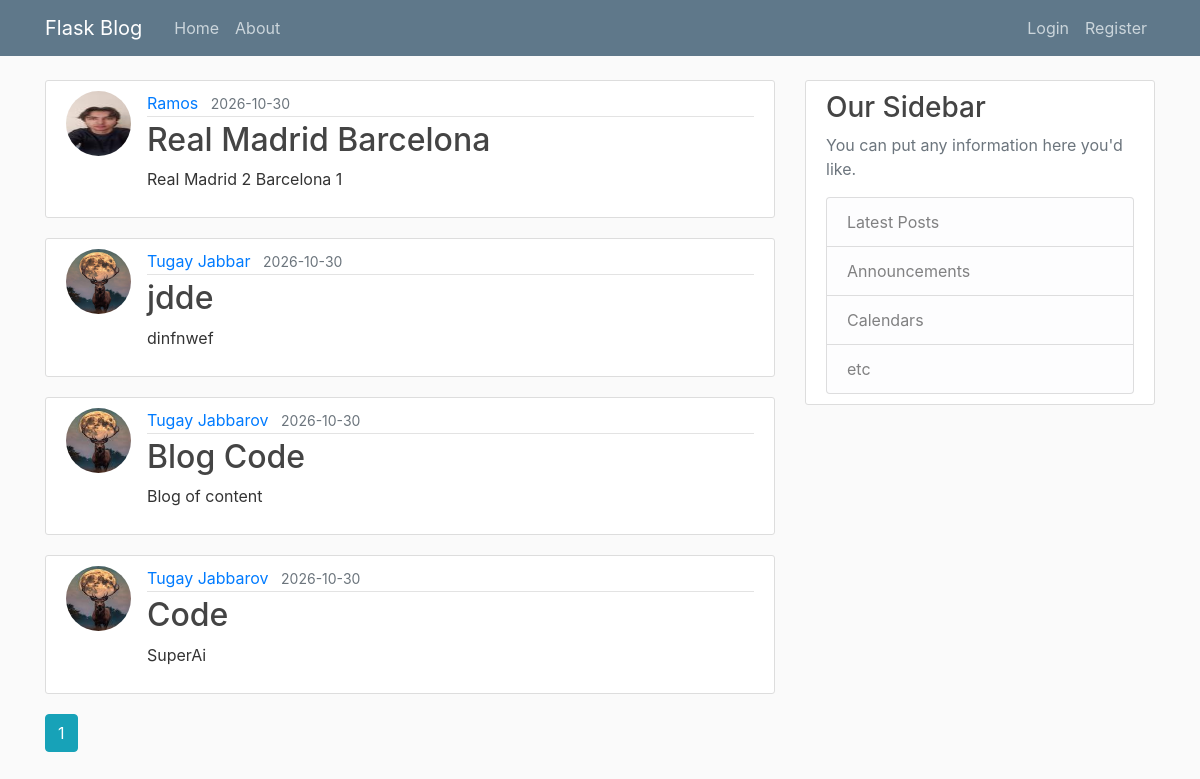
Page /home on the earlier database version.
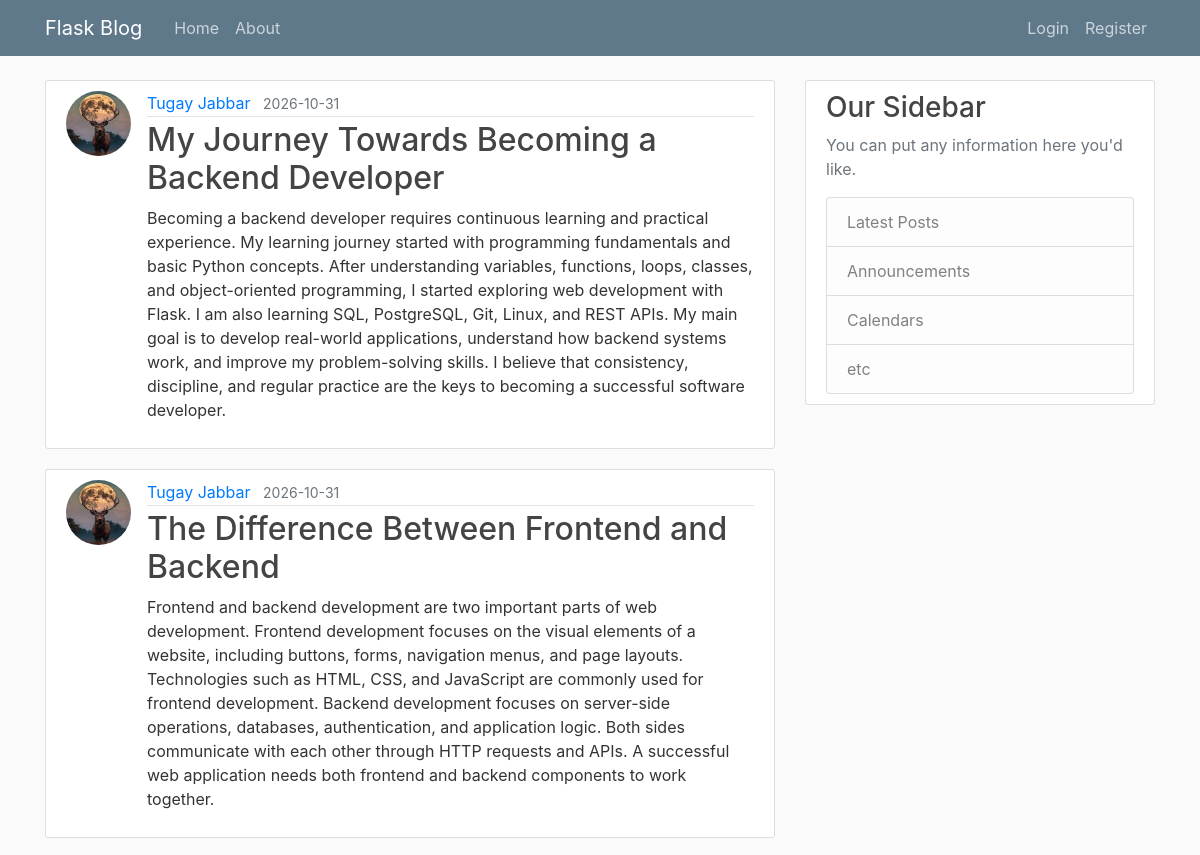
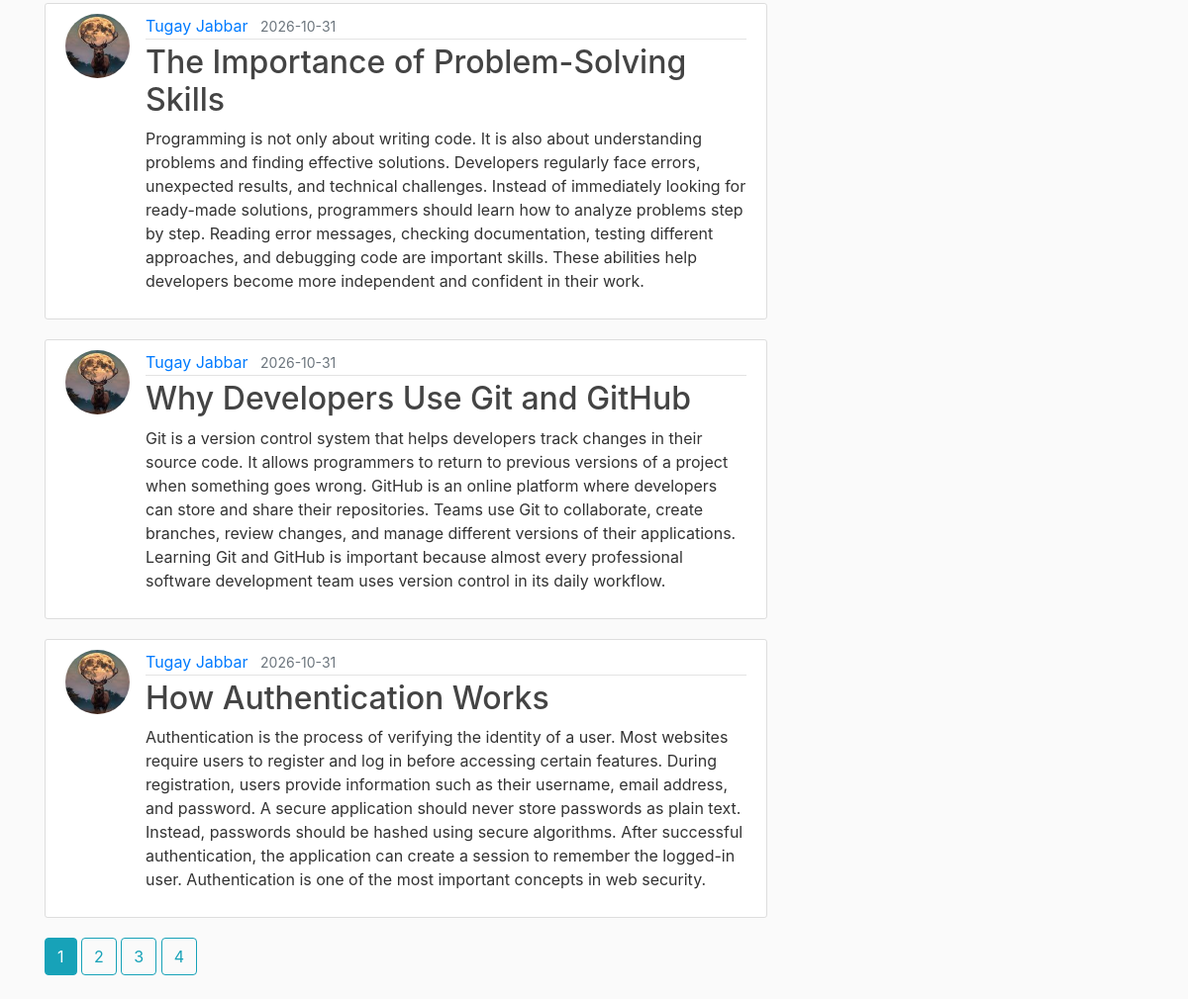
Same page on the later database version (2 pictures, top to bottom).
### flaskblog/models.py (models this page shows, shortened)
class Post(db.Model):
    id = db.Column(db.Integer, primary_key=True)
    title = db.Column(db.String(100), nullable=False)
    date_posted = db.Column(db.DateTime, nullable=False, default=datetime.utcnow)
    content = db.Column(db.Text, nullable=False)
    user_id = db.Column(db.Integer, db.ForeignKey('user.id'), nullable=False)

class User(db.Model, UserMixin):
    id = db.Column(db.Integer, primary_key=True)
    username = db.Column(db.String(20), unique=True, nullable=False)
    email = db.Column(db.String(120), unique=True, nullable=False)
    image_file = db.Column(db.String(20), nullable=False, default='default.jpg')
    password = db.Column(db.String(60), nullable=False)
    posts = db.relationship("Post", backref='author', lazy=True)

### flaskblog/routes.py (the view)
@app.route("/")
@app.route("/home")
def home():
    page = request.args.get("page", 1, type=int)
    posts = Post.query.order_by(Post.date_posted.desc()).paginate(page=page, per_page=5)
    return render_template('home.html', posts=posts)

### flaskblog/templates/home.html
{% extends "layout.html" %}
{% block content %}
    {% for post in posts.items %}
        <article class="media content-section">
          <img class="rounded-circle article-img" src="{{ url_for('static', filename='profile_pics/' + post.author.image_file) }}">
          <div class="media-body">
            <div class="article-metadata">
              <a class="mr-2" href="{{ url_for('user_posts', username=post.author.username) }}">{{ post.author.username }}</a>
              <small class="text-muted">{{ post.date_posted.strftime('%Y-%m-%d') }}</small>
            </div>
            <h2><a class="article-title" href="{{ url_for('post', post_id=post.id) }}">{{ post.title }}</a></h2>
            <p class="article-content">{{ post.content }}</p>
          </div>
        </article>
    {% endfor %}
    {% for page_num in posts.iter_pages(left_edge=1, right_edge=1, left_current=1, right_current=2) %}
      {% if page_num %}
        {% if posts.page == page_num %}
          <a class="btn btn-info mb-4" href="{{ url_for('home', page=page_num) }}">{{ page_num }}</a>
        {% else %}
          <a class="btn btn-outline-info mb-4" href="{{ url_for('home', page=page_num) }}">{{ page_num }}</a>
        {% endif %}
      {% else %}
        ...
      {% endif %}
    {% endfor %}
{% endblock content %}

Differences in the rows shown:
no longer on this page (row edited): Post: image_file (picture), author.username "Ramos", date_posted "2026-10-30", title "Real Madrid Barcelona", content "Real Madrid 2 Barcelona 1"
removed Post: image_file (placeholder picture), author.username "Tugay Jabbar", date_posted "2026-10-30", title "jdde", content "dinfnwef"
removed Post: image_file (picture), author.username "Tugay Jabbarov", date_posted "2026-10-30", title "Blog Code", content "Blog of content"
no longer on this page (row edited): Post: image_file (picture), author.username "Tugay Jabbarov", date_posted "2026-10-30", title "Code", content "SuperAi"
added Post: image_file (picture), author.username "Tugay Jabbar", date_posted "2026-10-31", title "My Journey Towards Becoming a Backend Developer", content "Becoming a backend developer requires continuous learning and practical experience. My learning journey started with programming fundamentals and basic Python concepts. After understanding variables, functions, loops, classes, and object-oriented programming, I started exploring web development with Flask. I am also learning SQL, PostgreSQL, Git, Linux, and REST APIs. My main goal is to develop real-world applications, understand how backend systems work, and improve my problem-solving skills. I believe that consistency, discipline, and regular practice are the keys to becoming a successful software developer."
added Post: image_file (picture), author.username "Tugay Jabbar", date_posted "2026-10-31", title "The Difference Between Frontend and Backend", content "Frontend and backend development are two important parts of web development. Frontend development focuses on the visual elements of a website, including buttons, forms, navigation menus, and page layouts. Technologies such as HTML, CSS, and JavaScript are commonly used for frontend development. Backend development focuses on server-side operations, databases, authentication, and application logic. Both sides communicate with each other through HTTP requests and APIs. A successful web application needs both frontend and backend components to work together."
added Post: image_file (picture), author.username "Tugay Jabbar", date_posted "2026-10-31", title "The Importance of Problem-Solving Skills", content "Programming is not only about writing code. It is also about understanding problems and finding effective solutions. Developers regularly face errors, unexpected results, and technical challenges. Instead of immediately looking for ready-made solutions, programmers should learn how to analyze problems step by step. Reading error messages, checking documentation, testing different approaches, and debugging code are important skills. These abilities help developers become more independent and confident in their work."
added Post: image_file (picture), author.username "Tugay Jabbar", date_posted "2026-10-31", title "Why Developers Use Git and GitHub", content "Git is a version control system that helps developers track changes in their source code. It allows programmers to return to previous versions of a project when something goes wrong. GitHub is an online platform where developers can store and share their repositories. Teams use Git to collaborate, create branches, review changes, and manage different versions of their applications. Learning Git and GitHub is important because almost every professional software development team uses version control in its daily workflow."
added Post: image_file (picture), author.username "Tugay Jabbar", date_posted "2026-10-31", title "How Authentication Works", content "Authentication is the process of verifying the identity of a user. Most websites require users to register and log in before accessing certain features. During registration, users provide information such as their username, email address, and password. A secure application should never store passwords as plain text. Instead, passwords should be hashed using secure algorithms. After successful authentication, the application can create a session to remember the logged-in user. Authentication is one of the most important concepts in web security."
Other differences:
new list line: "2"
new list line: "3"
new list line: "4"
